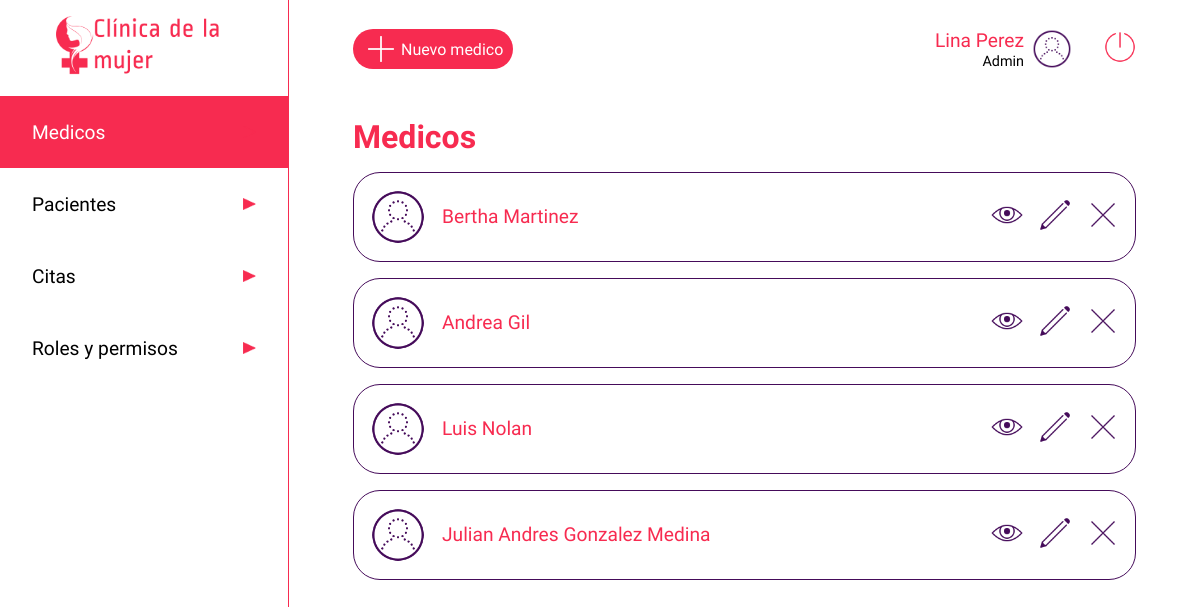
Before: /medico (signed in) with the older database file.
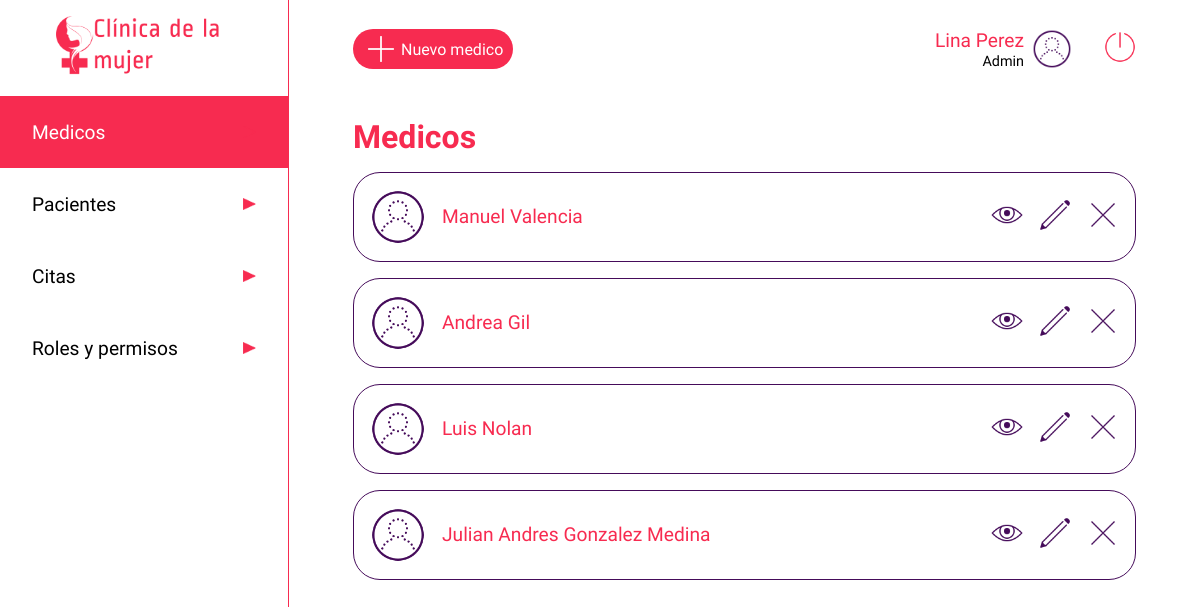
After: the same page with the newer database file.
### app.py (models this page shows, shortened)
class users(db.Model):
    __tablename__ = 'users'
    cedula = db.Column(db.Integer, primary_key=True)
    nombre=db.Column(db.String)
    apellido=db.Column(db.String)
    nacimiento=db.Column(db.String)
    eps=db.Column(db.String)
    email=db.Column(db.String, unique=True)
    telefono=db.Column(db.Integer)
    dir=db.Column(db.String)
    ciudad=db.Column(db.String)
    password=db.Column(db.String)
    rol =db.Column(db.String)
    especialidad = db.Column(db.String)
    estado = db.Column(db.Boolean)

### app.py (the view)
@app.route('/medico', methods=['GET'])
def medicouser():
    if 'usuarioIngresado' in session:
        medicos = users.query.filter_by(rol='medico')
        usuario = users.query.filter_by(cedula=int(session['usuarioIngresado'])).first()
        return render('medicos.html', listamedicos = medicos, row=usuario)
    else:
        return render('acceso-denegado.html')

### templates/medicos.html (shortened to what this page needs)
<!DOCTYPE html>
<html lang="es">
<head>
    <link rel="stylesheet" type="text/css" href="{{ url_for('static', filename='css/stylelist.css')}}">
</head>
<body>
    <header class="header">
        <a href="/dashboard" type="button" class="btn"><img src="{{ url_for('static', filename='images/iconoclinica.png')}}" class="logo" alt="Clinica de la mujer"></a>
        <nav>
            <ul class="menu">
                <li class="menuitems"><a href="/medico" class="menuselect"><span>Medicos</span><img src="{{ url_for('static', filename='images/triangulo.png')}}" class="flecha" alt=""></a></li>
                <li class="menuitems"><a href="/paciente" class="menulink"><span>Pacientes</span><img src="{{ url_for('static', filename='images/triangulo.png')}}" class="flecha" alt=""></a></li>
                <li class="menuitems"><a href="/listado-citas" class="menulink"><span>Citas</span><img src="{{ url_for('static', filename='images/triangulo.png')}}" class="flecha" alt=""></a></li>
                <li class="menuitems"><a href="/roles" class="menulink"><span>Roles y permisos</span><img src="{{ url_for('static', filename='images/triangulo.png')}}" class="flecha" alt=""></a></li>
            </ul>
        </nav>
    </header>
    <main class="main">
        <div class="searchuser2">
            <a href="/medico/new" class="newuser"><img src="{{ url_for('static', filename='images/plus_math_100px.png')}}"  class="profile" alt=""><span>Nuevo medico</span></a>
            <div class="perfil">
                <div>
                    <span class="nameuser">{{row.nombre}} {{row.apellido}}</span><br>
                    <span class="roluser">Admin</span>
                </div>
                <img src="{{ url_for('static', filename='images/test_account_100px.png')}}"  class="profile" alt="">
                <a href="/logout" type="button" class="btn"><img src="{{ url_for('static', filename='images/off.png')}}" class="logout" alt="Cerrar sesion"></a>
            </div>
        </div>
        <div class="cuerpo">
            <h1 class="titulo"><span style="color:#F72B50">Medicos</span></h1>
            <div>
                <ul id=tabla>
                    {% for data in listamedicos %}
                        {% if data.estado == 1 %}
                        <div class="contenedor_user" id=datos>
                            <div class="nom_img">
                                <img src="{{ url_for('static', filename='images/test_account_100px.png')}}" class="imgp" alt="">
                                <span class="nombre_user">{{data.nombre}} {{data.apellido}}</span>
                            </div>
                            <div class="contenedortbtn">
                                <a href="medico/{{data.cedula}}" ><img src="{{ url_for('static', filename='images/eye_100px.png')}}" class="btned" alt=""></a>
                                <a href="medico/{{data.cedula}}/editar"><img src="{{ url_for('static', filename='images/edit_100px.png')}}" class="btned" alt=""></a>
                                <a href="medico/{{data.cedula}}/eliminar"><img src="{{ url_for('static', filename='images/delete_100px.png')}}" class="btned" alt=""></a>
                            </div>
                        </div>
                        {% endif %}
                    {% endfor %}
                </ul>
            </div>
    </main>
</body>
</html>

### static/css/stylelist.css (style rules this page uses)
* { padding: 0; margin: 0; }
.btned { width: 2rem; }
body { display: flex; }
.cuerpo { margin-top: 3rem; width: 100%; }
.contenedor_user { padding: 1rem; display: flex; justify-content: space-between; border: 0.1rem solid #450B5A; border-radius: 1.6875rem; align-items: center; margin-bottom: 1rem; }
.contenedortbtn { display: flex; justify-content: space-between; width: 8rem; }
.flecha { width: 0.8rem; height: 0.8rem; }
.perfil { display: inline-flex; align-items: center; text-align: right; margin-left: 2rem; justify-content: flex-end; }
.header { margin:0; display: inline-block; width: 18rem; height: 100vh; border-color: #F72B50; justify-content: center; }
.imgp { width: 3.5rem; }
.logo { display: block; height: 4rem; margin: auto; padding: 1rem; }
.logout { height: 2rem; margin-left: 2rem; }
.main { width: calc(100% - 18rem); padding: 1.8rem 4rem; border-left: 0.1rem solid #F72B50; }
.menu { font-family: 'Average Sans', sans-serif; list-style: none; color: black; }
.menulink { display: inline-flex; font-size: 1.2rem; width: 14rem; height: 1.5rem; padding: 1.5rem 2rem; text-decoration: none; color: black; background-color: white; justify-content: space-between; align-items: center; margin: 0; }
.menuselect { display: inline-flex; font-size: 1.2rem; width: 14rem; height: 1.5rem; padding: 1.5rem 2rem; text-decoration: none; color: black; background-color: #F72B50; color: white; justify-content: space-between; align-items: center; margin: 0; }
.nombre_user { font-family: 'Average Sans', sans-serif; font-size: 1.2rem; color: #F72B50; margin-left: 1rem; }
.nom_img { display: flex; align-items: center; }
.nameuser { font-family: 'Ropa Sans', sans-serif; font-size: 1.2rem; color: #F72B50; }
.newuser { display: flex; width: 10rem; background: #F72B50; color: white; font-size: 1rem; font-family: 'Average Sans', sans-serif; border-radius: 1.6875rem; align-items: center; text-decoration: none; margin-right: 2rem; }
.roluser { font-family: 'Ropa Sans', sans-serif; font-size: 0.9rem; }
.profile { height: 2.5rem; margin-left: 0.5rem; }
.searchuser2 { display: flex; align-items: center; justify-content: space-between; width: 100%; }
.titulo { font-size: 2rem; font-family: 'Ropa Sans', sans-serif; margin-bottom: 1rem; }

Changed rows visible on the page:
no longer on this page (row edited): users: estado True (drawn), nombre "Bertha", apellido "Martinez"
now on this page (row edited): users: estado True (drawn), nombre "Manuel", apellido "Valencia"
